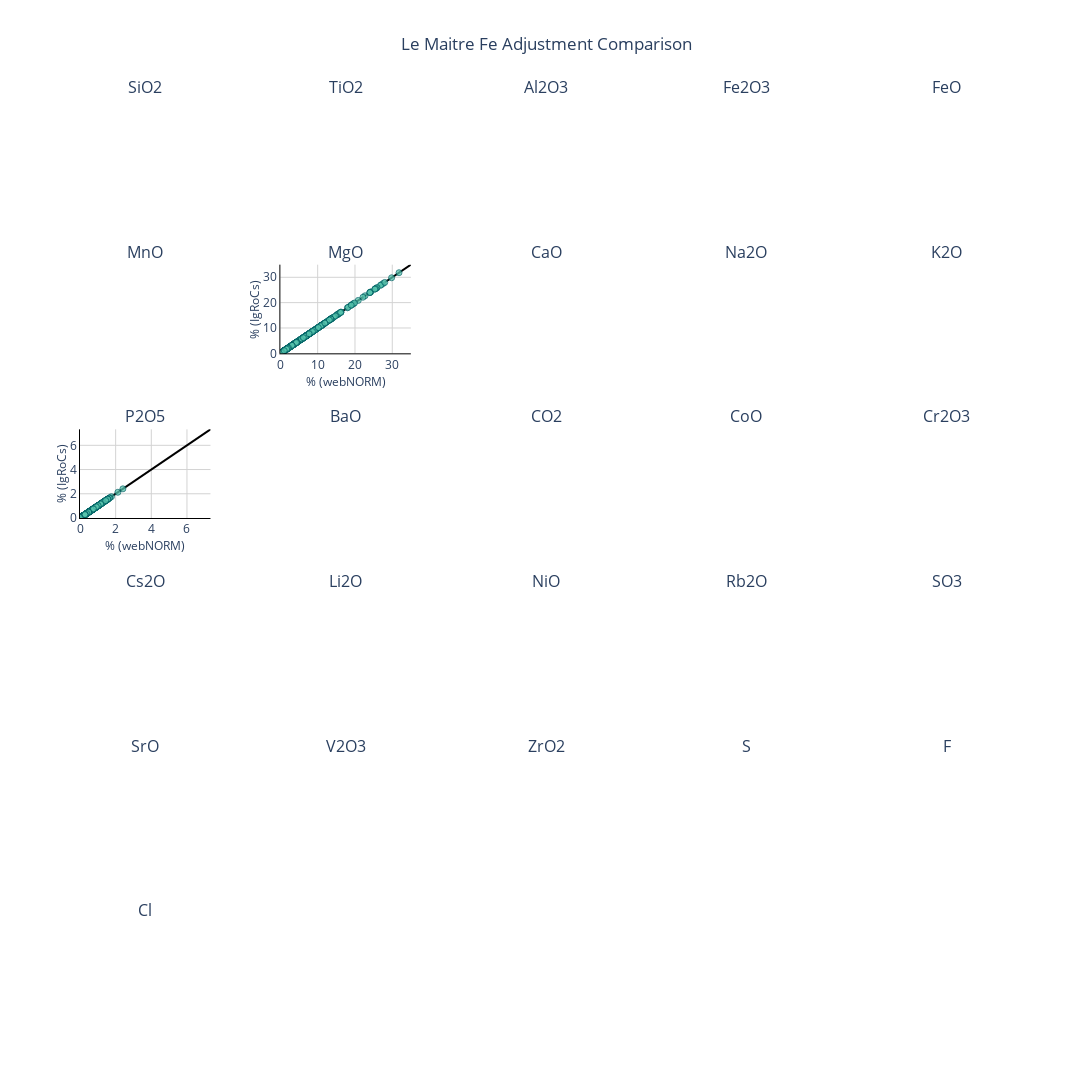

The code cell stored with this chart in its notebook:
### Code cell
elements = igrocs_input_adj_lemaitre.columns

rows=6
cols=5
fig = make_subplots(rows=rows, cols=cols,subplot_titles=elements, horizontal_spacing=0.075)


list_index = 0
n_plots = len(elements)

for i in range(1,rows+1):
    for j in range(1,cols+1):
        if list_index + 1 <= n_plots:
            trace = elements[list_index]

            pct_diff_lemaitre_filter = abs(web_norms_lemaitre[trace] - igrocs_input_adj_lemaitre[trace]) / igrocs_input_adj_lemaitre[trace] > 0.01
            
            if len(web_norms_lemaitre[trace][pct_diff_lemaitre_filter])>0:

                fig.append_trace(
                    go.Scatter(
                        x=[0,100],
                        y=[0,100],
                        line=dict(color='black')
                        ),
                    row=i,
                    col=j
                )

                fig.append_trace(
                    go.Scatter(
                        x=web_norms_lemaitre[trace][pct_diff_lemaitre_filter],
                        y=igrocs_input_adj_lemaitre[trace][pct_diff_lemaitre_filter],
                        mode='markers',
                        marker=dict(
                            color="#DB4325",
                            opacity=0.75,
                            line=dict(
                                color='#8b2a17',
                                width=1)),
                        name=trace
                        ),
                    row=i,
                    col=j
                )

                fig.append_trace(
                    go.Scatter(
                        x=web_norms_lemaitre[trace][pct_diff_lemaitre_filter==False],
                        y=igrocs_input_adj_lemaitre[trace][pct_diff_lemaitre_filter==False],
                        mode='markers',
                        marker=dict(
                            color="#57C4AD",
                            opacity=0.75,
                            line=dict(
                                color='#006164',
                                width=1)),
                        name=trace
                        ),
                    row=i,
                    col=j
                )
                
                x_max = web_norms_lemaitre[trace].max()
                y_max = igrocs_input_adj_lemaitre[trace].max()

                xy_max = max([x_max, y_max])*1.1

                fig.update_xaxes(
                    title_text="% (webNORM)",
                    title_font = {"size": 12},
                    title_standoff = 5,
                    range=[0,xy_max],
                    row=i,
                    col=j,
                    gridcolor='lightgrey',
                    linecolor='black'
                    )
                
                fig.update_yaxes(
                title_text='% (IgRoCs)',
                title_font = {"size": 12},
                title_standoff = 0,
                range=[0,xy_max],
                row=i,
                col=j,
                gridcolor='lightgrey',
                linecolor='black'
                )

            list_index +=1

fig.update_layout(height=1800, width=1300, showlegend=False, title_text="Le Maitre Fe Adjustment Comparison", plot_bgcolor='rgba(0,0,0,0)', title_x=0.5)
fig.show()
fig.write_image('Le Maitre Fe Adjustment Comparison.svg')

### Figure 1 — Plotly figure (JSON) as saved in the notebook; plotly's stock layout.template omitted (floating-point values rounded to 4 significant figures; data arrays with more than 128 entries replaced by an {"elided": "..."} marker saying what was removed)
{"data": [{"line": {"color": "black"}, "type": "scatter", "x": [0, 100], "xaxis": "x7", "y": [0, 100], "yaxis": "y7"}, {"marker": {"color": "#DB4325", "line": {"color": "#8b2a17", "width": 1}, "opacity": 0.75}, "mode": "markers", "name": "MgO", "type": "scatter", "x": [0.001008], "xaxis": "x7", "y": [0.00112], "yaxis": "y7"}, {"marker": {"color": "#57C4AD", "line": {"color": "#006164", "width": 1}, "opacity": 0.75}, "mode": "markers", "name": "MgO", "type": "scatter", "x": {"elided": "550 float values"}, "xaxis": "x7", "y": {"elided": "550 float values"}, "yaxis": "y7"}, {"line": {"color": "black"}, "type": "scatter", "x": [0, 100], "xaxis": "x11", "y": [0, 100], "yaxis": "y11"}, {"marker": {"color": "#DB4325", "line": {"color": "#8b2a17", "width": 1}, "opacity": 0.75}, "mode": "markers", "name": "P2O5", "type": "scatter", "x": [0.01001, 0.001016, 0.001008, 0.001016, 0.001033, 0.001009, 0.04197], "xaxis": "x11", "y": [0.01048, 0.001128, 0.00112, 0.001129, 0.001148, 0.001121, 0.04148], "yaxis": "y11"}, {"marker": {"color": "#57C4AD", "line": {"color": "#006164", "width": 1}, "opacity": 0.75}, "mode": "markers", "name": "P2O5", "type": "scatter", "x": {"elided": "544 float values"}, "xaxis": "x11", "y": {"elided": "544 float values"}, "yaxis": "y11"}], "layout": {"annotations": [{"font": {"size": 16}, "showarrow": false, "text": "SiO2", "x": 0.07, "xanchor": "center", "xref": "paper", "y": 1.0, "yanchor": "bottom", "yref": "paper"}, {"font": {"size": 16}, "showarrow": false, "text": "TiO2", "x": 0.285, "xanchor": "center", "xref": "paper", "y": 1.0, "yanchor": "bottom", "yref": "paper"}, {"font": {"size": 16}, "showarrow": false, "text": "Al2O3", "x": 0.5, "xanchor": "center", "xref": "paper", "y": 1.0, "yanchor": "bottom", "yref": "paper"}, {"font": {"size": 16}, "showarrow": false, "text": "Fe2O3", "x": 0.715, "xanchor": "center", "xref": "paper", "y": 1.0, "yanchor": "bottom", "yref": "paper"}, {"font": {"size": 16}, "showarrow": false, "text": "FeO", "x": 0.93, "xanchor": "center", "xref": "paper", "y": 1.0, "yanchor": "bottom", "yref": "paper"}, {"font": {"size": 16}, "showarrow": false, "text": "MnO", "x": 0.07, "xanchor": "center", "xref": "paper", "y": 0.8194, "yanchor": "bottom", "yref": "paper"}, {"font": {"size": 16}, "showarrow": false, "text": "MgO", "x": 0.285, "xanchor": "center", "xref": "paper", "y": 0.8194, "yanchor": "bottom", "yref": "paper"}, {"font": {"size": 16}, "showarrow": false, "text": "CaO", "x": 0.5, "xanchor": "center", "xref": "paper", "y": 0.8194, "yanchor": "bottom", "yref": "paper"}, {"font": {"size": 16}, "showarrow": false, "text": "Na2O", "x": 0.715, "xanchor": "center", "xref": "paper", "y": 0.8194, "yanchor": "bottom", "yref": "paper"}, {"font": {"size": 16}, "showarrow": false, "text": "K2O", "x": 0.93, "xanchor": "center", "xref": "paper", "y": 0.8194, "yanchor": "bottom", "yref": "paper"}, {"font": {"size": 16}, "showarrow": false, "text": "P2O5", "x": 0.07, "xanchor": "center", "xref": "paper", "y": 0.6389, "yanchor": "bottom", "yref": "paper"}, {"font": {"size": 16}, "showarrow": false, "text": "BaO", "x": 0.285, "xanchor": "center", "xref": "paper", "y": 0.6389, "yanchor": "bottom", "yref": "paper"}, {"font": {"size": 16}, "showarrow": false, "text": "CO2", "x": 0.5, "xanchor": "center", "xref": "paper", "y": 0.6389, "yanchor": "bottom", "yref": "paper"}, {"font": {"size": 16}, "showarrow": false, "text": "CoO", "x": 0.715, "xanchor": "center", "xref": "paper", "y": 0.6389, "yanchor": "bottom", "yref": "paper"}, {"font": {"size": 16}, "showarrow": false, "text": "Cr2O3", "x": 0.93, "xanchor": "center", "xref": "paper", "y": 0.6389, "yanchor": "bottom", "yref": "paper"}, {"font": {"size": 16}, "showarrow": false, "text": "Cs2O", "x": 0.07, "xanchor": "center", "xref": "paper", "y": 0.4583, "yanchor": "bottom", "yref": "paper"}, {"font": {"size": 16}, "showarrow": false, "text": "Li2O", "x": 0.285, "xanchor": "center", "xref": "paper", "y": 0.4583, "yanchor": "bottom", "yref": "paper"}, {"font": {"size": 16}, "showarrow": false, "text": "NiO", "x": 0.5, "xanchor": "center", "xref": "paper", "y": 0.4583, "yanchor": "bottom", "yref": "paper"}, {"font": {"size": 16}, "showarrow": false, "text": "Rb2O", "x": 0.715, "xanchor": "center", "xref": "paper", "y": 0.4583, "yanchor": "bottom", "yref": "paper"}, {"font": {"size": 16}, "showarrow": false, "text": "SO3", "x": 0.93, "xanchor": "center", "xref": "paper", "y": 0.4583, "yanchor": "bottom", "yref": "paper"}, {"font": {"size": 16}, "showarrow": false, "text": "SrO", "x": 0.07, "xanchor": "center", "xref": "paper", "y": 0.2778, "yanchor": "bottom", "yref": "paper"}, {"font": {"size": 16}, "showarrow": false, "text": "V2O3", "x": 0.285, "xanchor": "center", "xref": "paper", "y": 0.2778, "yanchor": "bottom", "yref": "paper"}, {"font": {"size": 16}, "showarrow": false, "text": "ZrO2", "x": 0.5, "xanchor": "center", "xref": "paper", "y": 0.2778, "yanchor": "bottom", "yref": "paper"}, {"font": {"size": 16}, "showarrow": false, "text": "S", "x": 0.715, "xanchor": "center", "xref": "paper", "y": 0.2778, "yanchor": "bottom", "yref": "paper"}, {"font": {"size": 16}, "showarrow": false, "text": "F", "x": 0.93, "xanchor": "center", "xref": "paper", "y": 0.2778, "yanchor": "bottom", "yref": "paper"}, {"font": {"size": 16}, "showarrow": false, "text": "Cl", "x": 0.07, "xanchor": "center", "xref": "paper", "y": 0.09722, "yanchor": "bottom", "yref": "paper"}], "height": 1800, "plot_bgcolor": "rgba(0,0,0,0)", "showlegend": false, "title": {"text": "Le Maitre Fe Adjustment Comparison", "x": 0.5}, "width": 1300, "xaxis": {"anchor": "y", "domain": [0, 0.14]}, "xaxis10": {"anchor": "y10", "domain": [0.86, 1.0]}, "xaxis11": {"anchor": "y11", "domain": [0, 0.14], "gridcolor": "lightgrey", "linecolor": "black", "range": [0, 7.319], "title": {"font": {"size": 12}, "standoff": 5, "text": "% (webNORM)"}}, "xaxis12": {"anchor": "y12", "domain": [0.215, 0.355]}, "xaxis13": {"anchor": "y13", "domain": [0.43, 0.57]}, "xaxis14": {"anchor": "y14", "domain": [0.645, 0.785]}, "xaxis15": {"anchor": "y15", "domain": [0.86, 1.0]}, "xaxis16": {"anchor": "y16", "domain": [0, 0.14]}, "xaxis17": {"anchor": "y17", "domain": [0.215, 0.355]}, "xaxis18": {"anchor": "y18", "domain": [0.43, 0.57]}, "xaxis19": {"anchor": "y19", "domain": [0.645, 0.785]}, "xaxis2": {"anchor": "y2", "domain": [0.215, 0.355]}, "xaxis20": {"anchor": "y20", "domain": [0.86, 1.0]}, "xaxis21": {"anchor": "y21", "domain": [0, 0.14]}, "xaxis22": {"anchor": "y22", "domain": [0.215, 0.355]}, "xaxis23": {"anchor": "y23", "domain": [0.43, 0.57]}, "xaxis24": {"anchor": "y24", "domain": [0.645, 0.785]}, "xaxis25": {"anchor": "y25", "domain": [0.86, 1.0]}, "xaxis26": {"anchor": "y26", "domain": [0, 0.14]}, "xaxis27": {"anchor": "y27", "domain": [0.215, 0.355]}, "xaxis28": {"anchor": "y28", "domain": [0.43, 0.57]}, "xaxis29": {"anchor": "y29", "domain": [0.645, 0.785]}, "xaxis3": {"anchor": "y3", "domain": [0.43, 0.57]}, "xaxis30": {"anchor": "y30", "domain": [0.86, 1.0]}, "xaxis4": {"anchor": "y4", "domain": [0.645, 0.785]}, "xaxis5": {"anchor": "y5", "domain": [0.86, 1.0]}, "xaxis6": {"anchor": "y6", "domain": [0, 0.14]}, "xaxis7": {"anchor": "y7", "domain": [0.215, 0.355], "gridcolor": "lightgrey", "linecolor": "black", "range": [0, 34.98], "title": {"font": {"size": 12}, "standoff": 5, "text": "% (webNORM)"}}, "xaxis8": {"anchor": "y8", "domain": [0.43, 0.57]}, "xaxis9": {"anchor": "y9", "domain": [0.645, 0.785]}, "yaxis": {"anchor": "x", "domain": [0.9028, 1.0]}, "yaxis10": {"anchor": "x10", "domain": [0.7222, 0.8194]}, "yaxis11": {"anchor": "x11", "domain": [0.5417, 0.6389], "gridcolor": "lightgrey", "linecolor": "black", "range": [0, 7.319], "title": {"font": {"size": 12}, "standoff": 0, "text": "% (IgRoCs)"}}, "yaxis12": {"anchor": "x12", "domain": [0.5417, 0.6389]}, "yaxis13": {"anchor": "x13", "domain": [0.5417, 0.6389]}, "yaxis14": {"anchor": "x14", "domain": [0.5417, 0.6389]}, "yaxis15": {"anchor": "x15", "domain": [0.5417, 0.6389]}, "yaxis16": {"anchor": "x16", "domain": [0.3611, 0.4583]}, "yaxis17": {"anchor": "x17", "domain": [0.3611, 0.4583]}, "yaxis18": {"anchor": "x18", "domain": [0.3611, 0.4583]}, "yaxis19": {"anchor": "x19", "domain": [0.3611, 0.4583]}, "yaxis2": {"anchor": "x2", "domain": [0.9028, 1.0]}, "yaxis20": {"anchor": "x20", "domain": [0.3611, 0.4583]}, "yaxis21": {"anchor": "x21", "domain": [0.1806, 0.2778]}, "yaxis22": {"anchor": "x22", "domain": [0.1806, 0.2778]}, "yaxis23": {"anchor": "x23", "domain": [0.1806, 0.2778]}, "yaxis24": {"anchor": "x24", "domain": [0.1806, 0.2778]}, "yaxis25": {"anchor": "x25", "domain": [0.1806, 0.2778]}, "yaxis26": {"anchor": "x26", "domain": [0, 0.09722]}, "yaxis27": {"anchor": "x27", "domain": [0, 0.09722]}, "yaxis28": {"anchor": "x28", "domain": [0, 0.09722]}, "yaxis29": {"anchor": "x29", "domain": [0, 0.09722]}, "yaxis3": {"anchor": "x3", "domain": [0.9028, 1.0]}, "yaxis30": {"anchor": "x30", "domain": [0, 0.09722]}, "yaxis4": {"anchor": "x4", "domain": [0.9028, 1.0]}, "yaxis5": {"anchor": "x5", "domain": [0.9028, 1.0]}, "yaxis6": {"anchor": "x6", "domain": [0.7222, 0.8194]}, "yaxis7": {"anchor": "x7", "domain": [0.7222, 0.8194], "gridcolor": "lightgrey", "linecolor": "black", "range": [0, 34.98], "title": {"font": {"size": 12}, "standoff": 0, "text": "% (IgRoCs)"}}, "yaxis8": {"anchor": "x8", "domain": [0.7222, 0.8194]}, "yaxis9": {"anchor": "x9", "domain": [0.7222, 0.8194]}}}
